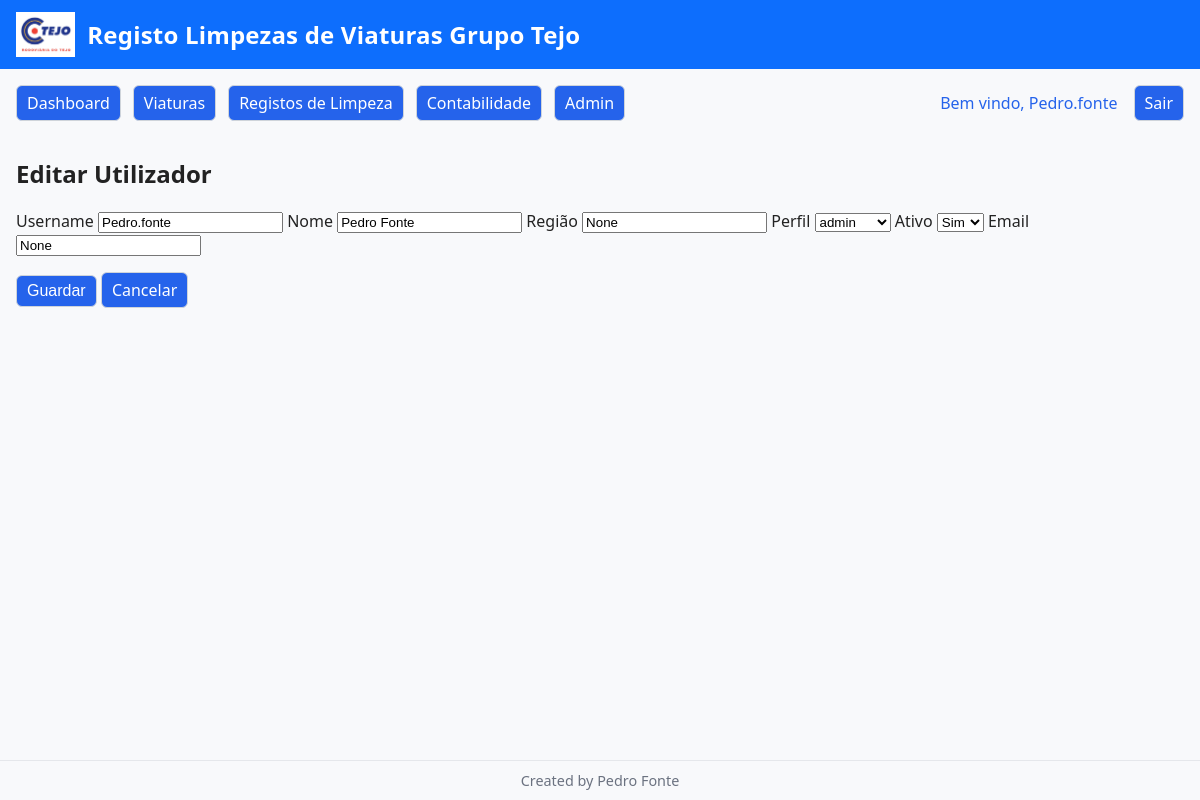
Screenshot of /admin/users/2/editar (signed in) with the database file from the repository.
### tables this page shows
CREATE TABLE funcionarios (
            id INTEGER PRIMARY KEY AUTOINCREMENT,
            username   TEXT UNIQUE NOT NULL,
            password   TEXT NOT NULL,         -- hash de password bcrypt/werkzeug
            nome       TEXT,
            role       TEXT DEFAULT 'leitura',
            ativo      INTEGER DEFAULT 1,
            criado_em  TEXT DEFAULT CURRENT_TIMESTAMP
        , dop TEXT, regiao TEXT, email TEXT, empresa TEXT);

### app.py (the view, shortened to what this page needs)
@app.route("/admin/users/<int:user_id>/editar", methods=["GET","POST"])
@login_required
@require_perm("users:manage")
def admin_user_edit(user_id):
    conn = get_conn(); cur = conn.cursor()
    cur.execute("SELECT * FROM funcionarios WHERE id=?", (user_id,))
    u = cur.fetchone(); conn.close()
    if not u:
        flash("Utilizador não encontrado.", "danger")
        return redirect(url_for("admin_users"))
    roles = sorted(PERMISSIONS.keys())
    return render_template("admin_user_form.html", roles=roles, user=u, signature=APP_SIGNATURE)

### app.py (called while the page is built)
def get_conn():
    db_url = os.environ.get("DATABASE_URL")
    if db_url and psycopg2:
        conn = psycopg2.connect(db_url, cursor_factory=psycopg2.extras.RealDictCursor)
        return conn
    else:
        conn = sqlite3.connect(DB_PATH)
        conn.row_factory = sqlite3.Row
        return conn

def login_required(fn):
    from functools import wraps
    @wraps(fn)
    def wrapper(*args, **kwargs):
        if not session.get("user_id"):
            return redirect(url_for("login"))
        return fn(*args, **kwargs)
    return wrapper

def normalize_role(role: str) -> str:
    r = (role or "leitura").lower().strip()
    return r if r in PERMISSIONS else "leitura"

def has_perm(role: str, perm: str) -> bool:
    role = normalize_role(role)
    perms = PERMISSIONS.get(role, set())
    if "*" in perms: return True
    if perm in perms: return True
    if ":" in perm and (perm.split(":",1)[0] + ":*") in perms: return True
    return False

def user_can(perm: str) -> bool:
    return has_perm(normalize_role(session.get("role")), perm)

def require_perm(perm: str):
    from functools import wraps
    def deco(fn):
        @wraps(fn)
        def wrapper(*args, **kwargs):
            if not session.get("user_id"):
                return redirect(url_for("login"))
            if not user_can(perm):
                flash("Sem permissões para esta ação.", "danger")
                return redirect(url_for("sem_permissao"))
            return fn(*args, **kwargs)
        return wrapper
    return deco

@app.context_processor
def inject_can():
    return {
        "can": user_can,
        "signature": APP_SIGNATURE,
        "app_title": APP_TITLE,
    }

### templates/admin_user_form.html (shortened to what this page needs)
{% extends "base.html" %}
{% block content %}
  <h2>{% if user %}Editar Utilizador{% else %}Novo Utilizador{% endif %}</h2>
  <form method="post">
    <div class="row">
      <label>Username
        <input name="username" required value="{{ user.username if user else '' }}">
      </label>
      <label>Nome
        <input name="nome" placeholder="opcional" value="{{ user.nome if user else '' }}">
      </label>
      <label>Região
        <input name="regiao" placeholder="ex.: Região Norte" value="{{ user.regiao if user else '' }}">
      </label>
      <label>Perfil
        <select name="role" required id="role-select" onchange="toggleEmpresaField()">
          {% for r in roles %}
            <option value="{{ r }}"
              {% if user and user.role == r %}
                selected
              {% elif not user and request.form.get('role') == r %}
                selected
              {% endif %}
            >{{ r }}</option>
          {% endfor %}
        </select>
      </label>
      <label>Ativo
        <select name="ativo">
          <option value="1" {% if not user or user.ativo==1 %}selected{% endif %}>Sim</option>
        </select>
      </label>
      <label>Email
        <input name="email" type="email" value="{{ user.email if user else '' }}">
      </label>
    </div>
    <p>
      <button class="btn btn-primary" type="submit">{% if user %}Guardar{% else %}Criar{% endif %}</button>
      <a class="btn" href="{{ url_for('admin_users') }}">Cancelar</a>
    </p>
  </form>
{% endblock %}

### templates/base.html (shortened to what this page needs)
<!doctype html>
<html lang="pt">
<head>
</head>
<body>
  <header class="app-header">
    <div class="app-title" style="display:flex;align-items:center;gap:12px;">
      <img src="{{ url_for('static', filename='logo.jpg') }}" alt="Logo" style="height:45px;max-width:85px;">
      {{ app_title or 'registo de Limpezas grupo Tejo' }}
    </div>
  </header>
  <nav style="display:flex;gap:12px;padding:16px 16px 0 16px;align-items:center;">
    <a class="btn btn-primary" href="{{ url_for('home') }}">Dashboard</a>
    <a class="btn btn-primary" href="{{ url_for('viaturas') }}">Viaturas</a>
    <a class="btn btn-primary" href="{{ url_for('registos') }}">Registos de Limpeza</a>
    {% if session.get('role') in ['admin', 'gestor'] %}
      <a class="btn btn-primary" href="{{ url_for('contabilidade') }}">Contabilidade</a>
    {% endif %}
    {% if can('admin:panel') and session.get('role') != 'gestor' %}
      <a class="btn btn-primary" href="{{ url_for('admin_panel') }}">Admin</a>
    {% endif %}
    <span style="margin-left:auto;display:flex;align-items:center;gap:1rem;">
      {% if session.get('user_id') %}
        <span style="font-weight:500;color:#2563eb;">
          Bem vindo,
          {% if session.get('nome') %}
            {{ session.get('nome') }}
          {% else %}
            {{ session.get('username') }}
          {% endif %}
        </span>
      {% endif %}
      <a class="btn btn-danger" href="{{ url_for('logout') }}">Sair</a>
    </span>
  </nav>
  <main>
    {% block content %}{% endblock %}
  </main>
  <footer class="app-footer">
    {{ signature or 'Created by Pedro Fonte' }}
  </footer>
</body>
</html>

### templates/base.html (style rules this page uses)
html, body { height: 100%; }
body { min-height: 100vh; display: flex; flex-direction: column; margin: 0; font-family: system-ui, Segoe UI, Roboto, sans-serif; background: #f8f9fb; color: #222; }
header.app-header { background: #0d6efd; color: #fff; padding: 12px 16px; }
.app-title { font-weight: 700; font-size: 1.5rem; letter-spacing: .2px; }
main { flex: 1; padding: 16px; }
footer.app-footer { border-top: 1px solid #e5e7eb; padding: 10px 16px; font-size: .9rem; color: #6b7280; text-align: center; }
a.btn, button.btn { padding: 6px 10px; border: 1px solid #cfd4da; border-radius: 6px; background: #fff; cursor: pointer; }
.btn-primary { background: #0d6efd; color: #fff; border-color: #0d6efd; }
.btn-danger { background: #dc3545; color: #fff; border-color: #dc3545; }
.btn, .btn-primary { color: #fff !important; background: #2563eb !important; border: none; padding: 8px 18px; font-size: 1rem; border-radius: 6px; cursor: pointer; text-decoration: none; display: inline-block; }

### rows the page displays
funcionarios: get "Pedro.fonte", username "Pedro.fonte", nome "Pedro Fonte", role "admin", ativo "Sim"

### other values shown
{{ app_title or 'registo de Limpezas grupo Tejo' }} "Registo Limpezas de Viaturas Grupo Tejo"
{{ signature or 'Created by Pedro Fonte' }} "Created by Pedro Fonte"
